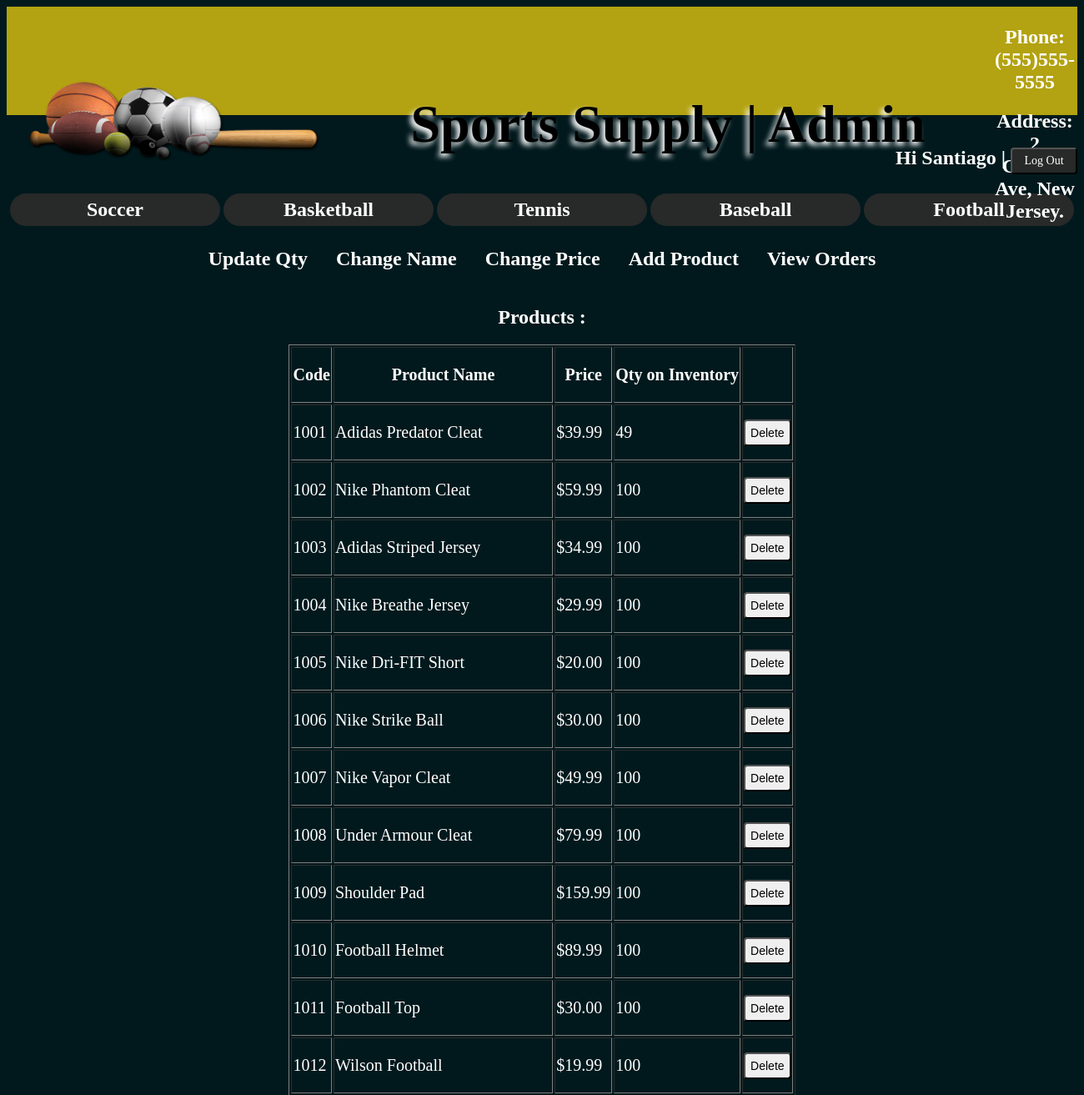
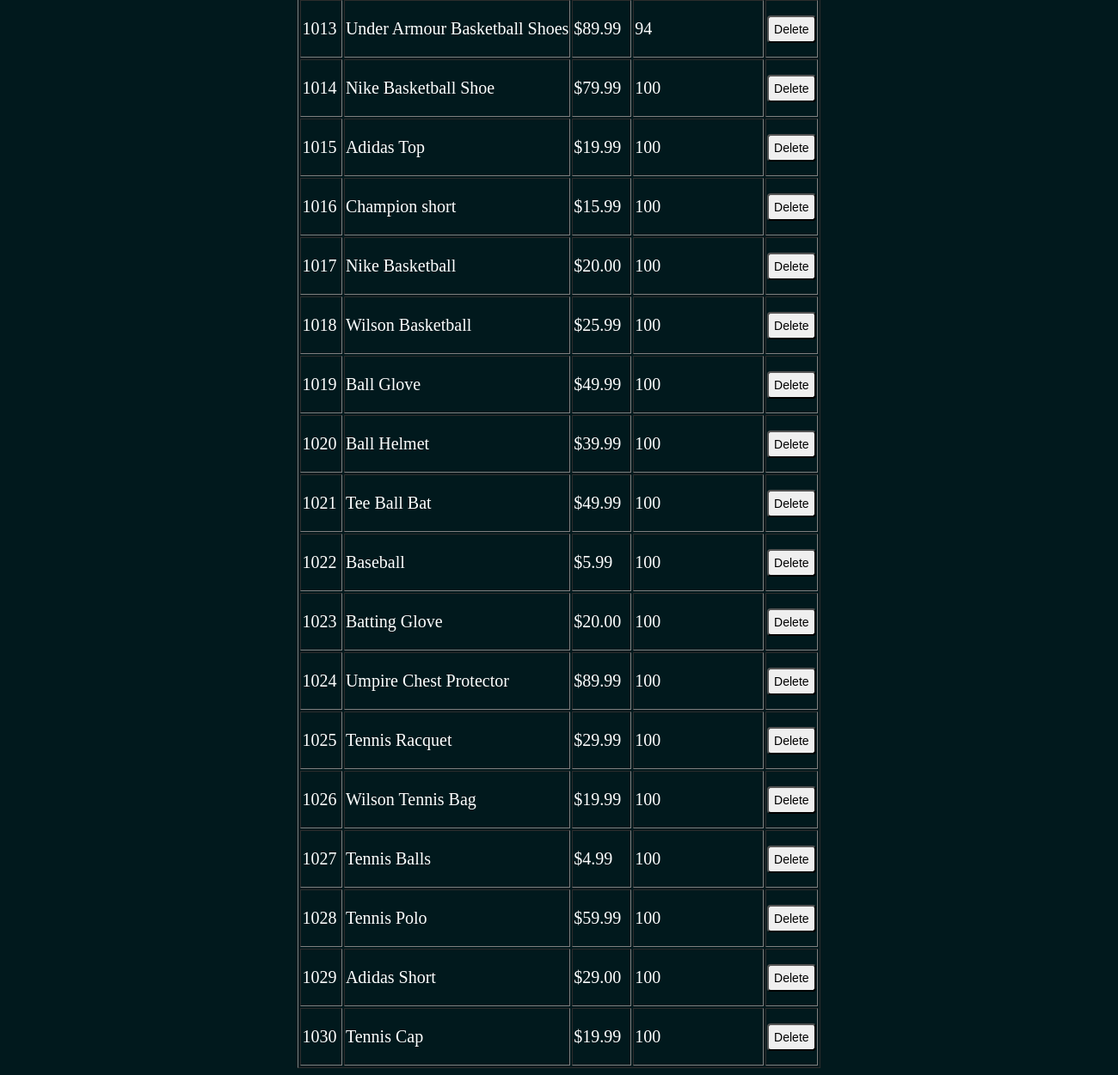
Page /admin.php (signed in) on the committed database (2 pictures, top to bottom).
### tables this page shows
CREATE TABLE `product` (
  `Product_ID` varchar(15) NOT NULL,
  `PName` varchar(30) NOT NULL,
  `Pquantity` int(11) NOT NULL,
  `cost` float NOT NULL,
  `description` varchar(100) NOT NULL,
  `image` varchar(30) NOT NULL,
  `Cat_type` varchar(10) NOT NULL
);

### admin.php (the view, shortened to what this page needs)
<?php
    require('database.php');
?>
<?php if ($_SESSION['is_valid_user'] && $_SESSION['userType'] == 'Admin') { ?>
<!DOCTYPE html>
<html>
<head>
    <link rel="stylesheet" type="text/css" href="styles.css">
</head>
<body>
    <div class="top">
        <table align="center">
            <tr>
                <td align="center" width="400"><img src="Images/logo.png" width="350" height="100"></td>
                <td width="800" align="center" >
                    <h1>Sports Supply | Admin </h1>
                </td>
                <td >
                     <h2>Phone: (555)555-5555</h2>
                     <h2>Address: 2 Central Ave, New Jersey.</h2>
                </td>
            </tr>
        </table>
    </div>
    <br>
    <h2 align="right"> Hi <?php echo $_SESSION['userName']; ?> |
            <a href="Logout.php"><button class="register" type="button">Log Out</button></a>
    </h2>
    <table align="center">
        <tr>
            <td>
                <nav><a href="Soccer-Admin.php"> Soccer </a></nav>
            </td>
            <td>
                <nav><a href="Basketball-Admin.php"> Basketball </a></nav>
            </td>
            <td>
                <nav><a href="Tennis-Admin.php"> Tennis </a></nav>
            </td>
            <td>
                <nav><a href="Baseball-Admin.php"> Baseball </a></nav>
            </td>
            <td>
                <nav><a href="Football-Admin.php"> Football </a></nav>
            </td>
        </tr>
    </table>
    <table align="center">
        <tr>
            <td><h2><a class="gold" href="UpdateQty-Form.php">Update Qty  &nbsp&nbsp&nbsp&nbsp</a></h2></td>
            <td><h2><a class="gold" href="ChangeName-Form.php">Change Name  &nbsp&nbsp&nbsp&nbsp</a></h2></td>
            <td><h2><a class="gold" href="ChangePrice-Form.php">Change Price  &nbsp&nbsp&nbsp&nbsp</a></h2></td>
            <td><h2><a class="gold" href="Add-Form.php">Add Product  &nbsp&nbsp&nbsp&nbsp</a></h2></td>
            <td><h2><a class="gold" href="Orders-Admin.php">View Orders </a></h2></td>
        </tr>
    </table>
<?php
    global $db;
    $query = 'SELECT * FROM product';
    $statement = $db->prepare($query);
    $statement->execute();
    $products = $statement->fetchAll();
?>
    <h2 align="center">Products : </h2>
        <table align="center" class="white" border="1">
            <tr>
                <th><p class="form">Code</p></th>
                <th><p class="form">Product Name</p></th>
                <th><p class="form">Price</p></th>
                <th><p class="form">Qty on Inventory</p></th>
                <th>&nbsp;</th>
            </tr>
            <?php foreach ($products as $product) : ?>
            <tr>
                <td><p class="form"><?php echo $product['Product_ID']; ?></p></td>
                <td><p class="form"><?php echo $product['PName']; ?></p></td>
                <td><p class="form"><?php echo '$'.number_format($product['cost'],2); ?></p></td>
                <td><p class="form"><?php echo $product['Pquantity']; ?></p></td>
                <td><form action="deleteProduct.php" method="post">
                    <input type="submit" value="Delete">
                </form></td>
            </tr>
            <?php endforeach; ?>
        </table>
</body>
</html>
<?php }
    else{
        header("Location:index.php");
    }
?>

### styles.css (style rules this page uses)
div.top { background-color: #B3A211; height: 130px; text-align: center; vertical-align: center; }
body { background-color: #01191D; }
h1 { color: black; text-shadow: -4px 4px 6px white; font-size: 400% }
h2 { color: white; font-family: cursive; }
td { vertical-align: center; }
button { padding: 6px; font-size: 14px; border-radius: 4px; }
input { padding: 6px; font-size: 14px; border-radius: 4px; }
p.form { font-size: 20px; font-family: cursive; color: white; }
button.register { background-color: #282929; color: white; font-family: cursive; font-size: 14px; border-radius: 4px; width: 80px; }
nav { font-weight: bold; background-color: #282929; text-align: center; width: 10em; font-size: 150%; padding: 6px; border-radius: 30px; }
a { text-decoration: none; color: white; }
a.gold { text-decoration: none; color: white; }

### rows in the picture
product: Product_ID "1001", PName "Adidas Predator Cleat", cost "39.99", Pquantity "49"
product: Product_ID "1002", PName "Nike Phantom Cleat", cost "59.99", Pquantity "100"
product: Product_ID "1003", PName "Adidas Striped Jersey", cost "34.99", Pquantity "100"
product: Product_ID "1004", PName "Nike Breathe Jersey", cost "29.99", Pquantity "100"
product: Product_ID "1005", PName "Nike Dri-FIT Short", cost "20.00", Pquantity "100"
product: Product_ID "1006", PName "Nike Strike Ball", cost "30.00", Pquantity "100"
product: Product_ID "1007", PName "Nike Vapor Cleat", cost "49.99", Pquantity "100"
product: Product_ID "1008", PName "Under Armour Cleat", cost "79.99", Pquantity "100"
product: Product_ID "1009", PName "Shoulder Pad", cost "159.99", Pquantity "100"
product: Product_ID "1010", PName "Football Helmet", cost "89.99", Pquantity "100"
product: Product_ID "1011", PName "Football Top", cost "30.00", Pquantity "100"
product: Product_ID "1012", PName "Wilson Football", cost "19.99", Pquantity "100"
product: Product_ID "1013", PName "Under Armour Basketball Shoes", cost "89.99", Pquantity "94"
product: Product_ID "1014", PName "Nike Basketball Shoe", cost "79.99", Pquantity "100"
product: Product_ID "1015", PName "Adidas Top", cost "19.99", Pquantity "100"
product: Product_ID "1016", PName "Champion short", cost "15.99", Pquantity "100"
product: Product_ID "1017", PName "Nike Basketball", cost "20.00", Pquantity "100"
product: Product_ID "1018", PName "Wilson Basketball", cost "25.99", Pquantity "100"
product: Product_ID "1019", PName "Ball Glove", cost "49.99", Pquantity "100"
product: Product_ID "1020", PName "Ball Helmet", cost "39.99", Pquantity "100"
product: Product_ID "1021", PName "Tee Ball Bat", cost "49.99", Pquantity "100"
product: Product_ID "1022", PName "Baseball", cost "5.99", Pquantity "100"
product: Product_ID "1023", PName "Batting Glove", cost "20.00", Pquantity "100"
product: Product_ID "1024", PName "Umpire Chest Protector", cost "89.99", Pquantity "100"
product: Product_ID "1025", PName "Tennis Racquet", cost "29.99", Pquantity "100"
product: Product_ID "1026", PName "Wilson Tennis Bag", cost "19.99", Pquantity "100"
product: Product_ID "1027", PName "Tennis Balls", cost "4.99", Pquantity "100"
product: Product_ID "1028", PName "Tennis Polo", cost "59.99", Pquantity "100"
product: Product_ID "1029", PName "Adidas Short", cost "29.00", Pquantity "100"
product: Product_ID "1030", PName "Tennis Cap", cost "19.99", Pquantity "100"

### other values in the picture
$_SESSION['userName'] "Santiago"
